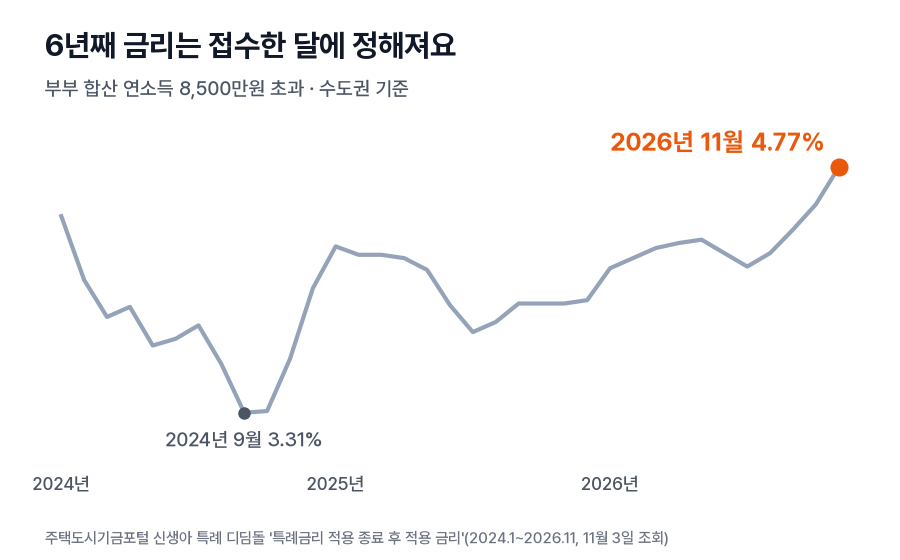
#> input picture work/research/newborn1103/img01_chart_old.png, 900 x 560 px
$ python -i thumblen.py   (imports and definitions only)
#> lines starting #> are read from the running program, lines starting #| are printed output that depends on the picture
"""썸네일 길이 칸(오른쪽 아래 재생 시간 표시) 위 글자 검사 — 11/11 visual
근거: C-15(답 숫자·핵심 낱말만 길이 칸에 안 걸리게), 11/10 PD 알림(K-1 '더' 반쯤 가림)·H-4 g3·N-3 c 걸림.
칸: 1280×720 기준 x 1143~1265 · y 647~705 (유튜브 412px 홈 피드 길이 칸을 1280으로 늘린 자리, 11/10 실측).
글자 픽셀 = 우리 썸네일 큰 글 색: 흰(R,G,B ≥ 235) 또는 주황 #FF5A00 근처(R≥225, 60≤G≤120, B≤60).
사진의 흰 하이라이트도 잡힐 수 있어 '사진만 있는 칸'은 기준판(same photo, 글자 없음)과 비교: --base 사진.
쓰는 법: py -3.12 work/thumblen.py <thumb.png> [...] [--base <글자 없는 사진.png>] → 걸림 있으면 종료 코드 1
"""
import sys
from PIL import Image

BOX = (1143, 647, 1265, 705)
LIMIT = 30   # 글자 픽셀 30개 넘으면 걸림(획 하나 끝만 닿는 정도 허용)


def is_text(p):
    r, g, b = p[:3]
    return (r >= 235 and g >= 235 and b >= 235) or (r >= 225 and 60 <= g <= 120 and b <= 60)


def count(path, base=None):
#> called with path = 'research/newborn1103/img01_chart_old.png'
    im = Image.open(path).convert('RGB').resize((1280, 720), Image.LANCZOS)
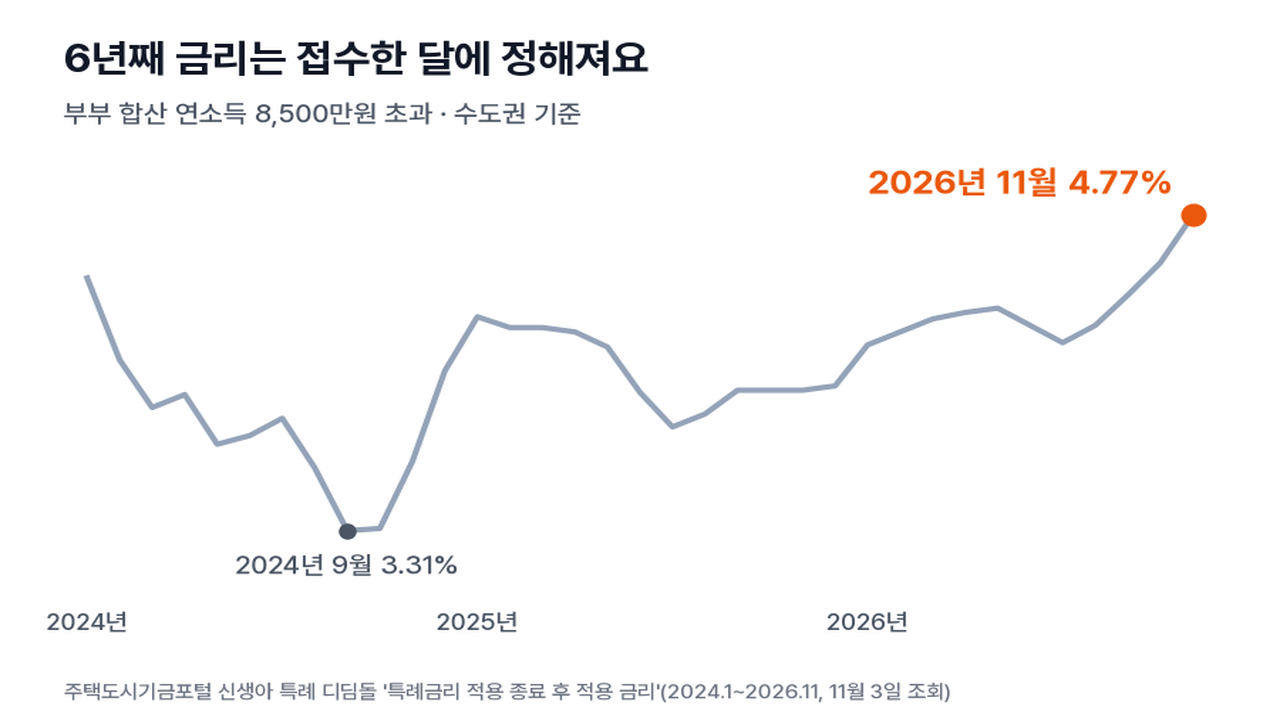
#> im: PIL image 1280x720 RGB; mean R, G, B 249.8, 249.5, 249.7
    reg = im.crop(BOX); px = reg.load()
#> after `reg = im.crop(BOX)`: reg: PIL image 122x58 RGB; every value is 255
    bpx = None
    if base:
        bpx = Image.open(base).convert('RGB').resize((1280, 720), Image.LANCZOS).crop(BOX).load()
    n = 0
    for y in range(reg.height):
        for x in range(reg.width):
            if is_text(px[x, y]) and not (bpx and is_text(bpx[x, y])):
                n += 1
    return n


def main(argv):
    base = None
    if '--base' in argv:
        i = argv.index('--base'); base = argv[i + 1]; argv = argv[:i] + argv[i + 2:]
    bad = 0
    for p in argv:
        n = count(p, base)
        ok = n <= LIMIT
        bad += not ok
        print(f"{'OK  ' if ok else '걸림'} 길이 칸 글자 픽셀 {n:5d}  {p}")
    return 1 if bad else 0


# [3 lines not run here, left out]

>>> result = count('research/newborn1103/img01_chart_old.png')
